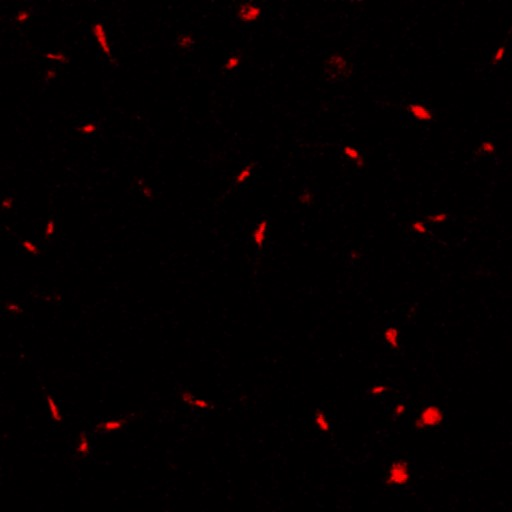
#> input picture Segmentación y detección/Images_in/sample.jpg, 512 x 512 px, given in place of 9.tif, which was not available
$ jupyter execute --allow-errors 'feature .ipynb'   (older library calls are emulated)   (text cells are left out)
#> lines starting #> are read from the running program, lines starting #| are printed output that depends on the picture; long printed decimals are rounded; pictures that were not available may be replaced by others from this repository, and a replacement may not be noted
[cell 1]
import cv2
import numpy as np
import matplotlib
import matplotlib.pyplot as plt
plt.rcParams['figure.figsize'] = (7.0, 7.0)
plt.rcParams['image.cmap'] = 'gray'

#> (a cell that did not finish here is left out)

#> (a cell that did not finish here is left out)

#> (a cell that did not finish here is left out)

[cell 5]
from skimage import data
from skimage.feature import blob_dog, blob_log, blob_doh
from skimage.color import rgb2gray
import matplotlib.pyplot as plt

image = cv2.imread("Muestras/9.tif")[:,:,2]
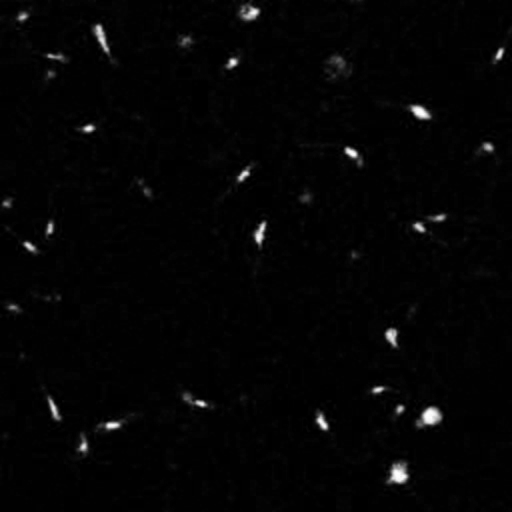
#> image: shape (512, 512); min 0, max 255, mean 4.2
#image = data.hubble_deep_field()[0:500, 0:500]
image_gray = rgb2gray(image)

blobs_log = blob_log(image_gray, max_sigma=30, num_sigma=10, threshold=.1)
#> blobs_log = 36 rows, first 8: [416, 430, 7.44], [112, 420, 4.22], [474, 398, 7.44], [152, 351, 4.22], [335, 391, 4.22], [423, 322, 4.22], [425, 112, 4.22], [236, 259, 4.22]

# Compute radii in the 3rd column.
blobs_log[:, 2] = blobs_log[:, 2] * np.sqrt(2)

blobs_dog = blob_dog(image_gray, max_sigma=30, threshold=.1)
#> blobs_dog = 36 rows, first 8: [416, 430, 4.1], [475, 398, 4.1], [112, 420, 4.1], [152, 351, 2.56], [128, 88, 2.56], [425, 111, 2.56], [62, 232, 2.56], [335, 391, 4.1]
blobs_dog[:, 2] = blobs_dog[:, 2] * np.sqrt(2)

blobs_doh = blob_doh(image_gray, max_sigma=30, threshold=.01)
#> blobs_doh = 23 rows, first 8: [415, 430, 10.67], [474, 398, 10.67], [111, 419, 7.44], [61, 232, 4.22], [151, 350, 7.44], [128, 88, 4.22], [334, 390, 7.44], [403, 201, 4.22]

blobs_list = [blobs_log, blobs_dog, blobs_doh]
colors = ['yellow', 'lime', 'red']
titles = ['Laplacian of Gaussian', 'Difference of Gaussian',
          'Determinant of Hessian']
sequence = zip(blobs_list, colors, titles)

fig, axes = plt.subplots(1, 3, figsize=(9, 3), sharex=True, sharey=True)
ax = axes.ravel()

for idx, (blobs, color, title) in enumerate(sequence):
    ax[idx].set_title(title)
    ax[idx].imshow(image)
    for blob in blobs:
        y, x, r = blob
        c = plt.Circle((x, y), r, color=color, linewidth=2, fill=False)
        ax[idx].add_patch(c)
    ax[idx].set_axis_off()
#> this loop made 3 passes
#> (color, title) on passes 1 to 3: ('yellow', 'Laplacian of Gaussian'), ('lime', 'Difference of Gaussian'), ('red', 'Determinant of Hessian')

plt.tight_layout()
plt.show()
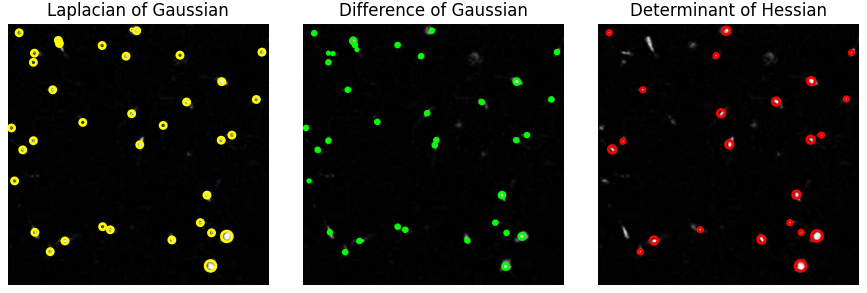
#> figure drawn by matplotlib, 3 panels

[cell 6]
# import the necessary packages
from scipy.spatial import distance as dist
from imutils import perspective
from imutils import contours
import numpy as np
import argparse
import imutils
import cv2

def midpoint(ptA, ptB):
    return ((ptA[0] + ptB[0]) * 0.5, (ptA[1] + ptB[1]) * 0.5)
# construct the argument parse and parse the arguments
ap = argparse.ArgumentParser()
ap.add_argument("-i", "--image", required=True,
    help="path to the input image")
ap.add_argument("-w", "--width", type=float, required=True,
    help="width of the left-most object in the image (in inches)")

#args = vars(ap.parse_args())
args = "Muestras/9.tif" , 10

#> (a cell that did not finish here is left out)

#> (a cell that did not finish here is left out)

[cell 9]
orig = image.copy()
plt.imshow(orig*(255/29))
plt.show()
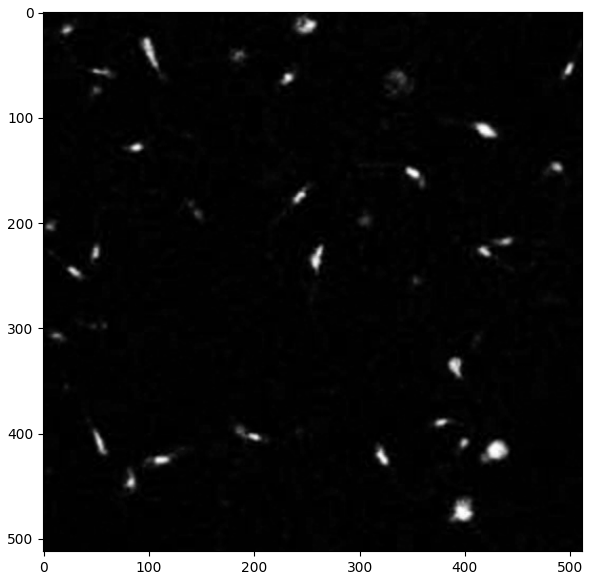
#> figure drawn by matplotlib, 1 panel
print(np.max(orig*(255/29)))
#| 2242.241

[cell 10]
# loop over the contours individually
dims = []
#> (the rest of this cell did not finish here and is left out)

[cell 11]
print(dims)
d = np.zeros((len(dims)//2,2))
d[:,0] = dims[::2]
d[:,1] = dims[1::2]
print(d)

[cell 12]
mean_len = np.mean(d[:,0])
mean_width = np.mean(d[:,1])
print('mean_len:',mean_len)
print('mean_width:',mean_width)
std_len = np.std(d[:,0])
std_width = np.std(d[:,1])
print('std_len:',std_len)
print('std_width:',std_width)

[cell 13]
plt.hist(d[:,0])
plt.title("histogram len")
plt.show()
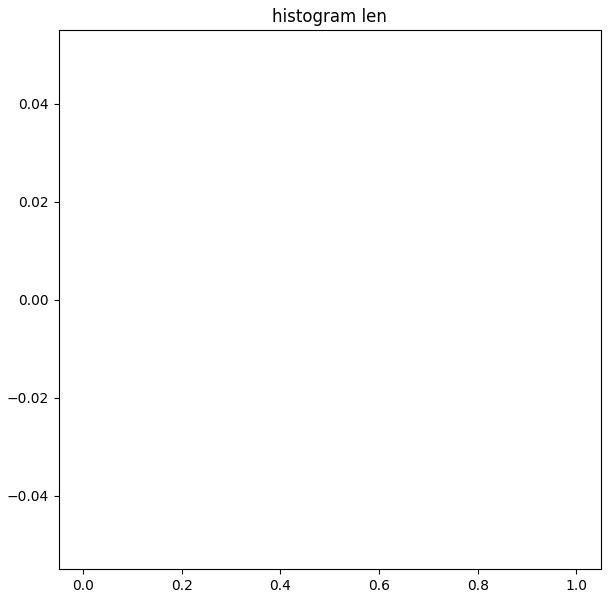
#> figure drawn by matplotlib, 1 panel

plt.hist(d[:,1])
plt.title("histogram width")
plt.show()
